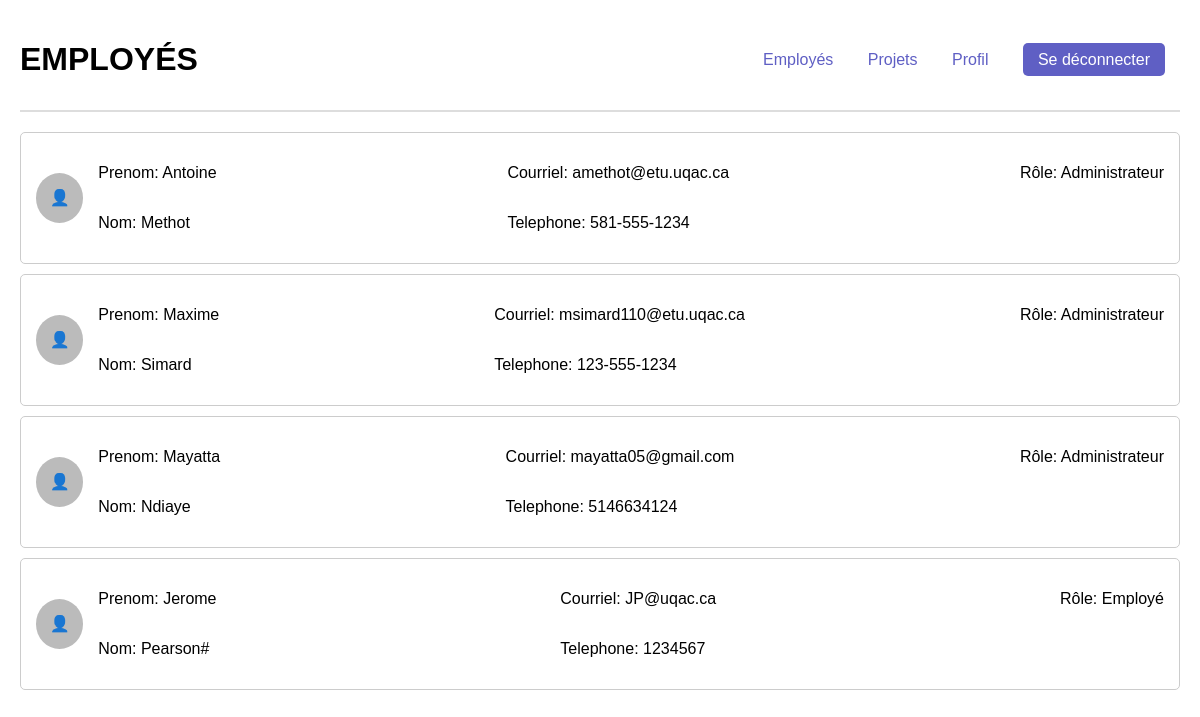
/employes, run on the app's committed database.
### tables this page shows
CREATE TABLE Employee_emp (
    emp_id INTEGER PRIMARY KEY,
    emp_role_id INTEGER NOT NULL,
    emp_nom TEXT NOT NULL,
    emp_prenom TEXT NOT NULL,
    emp_courriel TEXT NOT NULL,
    emp_telephone TEXT,
    emp_motPasse TEXT NOT NULL,
    FOREIGN KEY (emp_role_id) REFERENCES Role_role(role_id)
);

### main.py (the view)
@app.route('/employes', methods=['GET', 'POST'])
def employes():
    listeEmploye = get_employes()
    return render_template('employes.html', employes=listeEmploye)

### main.py (called while the page is built)
def get_db():                           #connexion à la base de données
    conn = sqlite3.connect(DB)
    conn.row_factory = sqlite3.Row  # Allows us to access rows by column name
    return conn

def get_employes():
    conn = get_db()
    cursor = conn.cursor()
    cursor.execute("SELECT emp_id AS id, emp_prenom AS prenom, emp_nom AS nom, emp_courriel AS courriel, emp_telephone AS telephone, emp_role_id AS idRole FROM Employee_emp;")  # Adjust columns as needed
    employes = cursor.fetchall()
    conn.close()
    return employes

### templates/employes.html (shortened to what this page needs)
<!DOCTYPE html>
<html lang="fr">
  <head>
    <link rel="stylesheet" href="../static/css/employes.css" />
  </head>
  <body>
    <header>
      <h1>EMPLOYÉS</h1>
      <nav>
        <a href="employes">Employés</a>
        <a href="listeProjets">Projets</a>
        <a href="profil">Profil</a>
        <a href="/logout" class="logout-button">Se déconnecter</a>
      </nav>
    </header>
    <div class="employee-list">
      {% for employe in employes %}
      <div class="employee-card">
        <div class="employee-avatar">👤</div>
        <div class="employee-details">
          <div class="employee-info">
            <p>Prenom: {{ employe[1] }}</p>
            <p>Nom: {{ employe[2] }}</p>
          </div>
          <div class="employee-info">
            <p>Courriel: {{ employe[3] }}</p>
            <p>Telephone: {{ employe[4] }}</p>
          </div>
          <div class="employee-info">
            <p>
              Rôle: {% if employe[5] == 1 %} Administrateur {% elif employe[5]
              == 2 %} Chef de projet {% elif employe[5] == 3 %} Employé {% endif
              %}
            </p>
          </div>
        </div>
      </div>
      {% endfor %}
    </div>
  </body>
</html>

### static/css/employes.css (style rules this page uses)
body { font-family: Arial, sans-serif; margin: 20px; }
header { display: flex; justify-content: space-between; align-items: center; border-bottom: 2px solid #ddd; padding-bottom: 10px; }
nav a { margin: 0 15px; text-decoration: none; color: #5f5fc4; }
.employee-list { margin-top: 20px; }
.employee-card { display: flex; align-items: center; border: 1px solid #ccc; border-radius: 5px; padding: 15px; margin-bottom: 10px; }
.employee-avatar { width: 50px; height: 50px; background-color: #bbb; border-radius: 50%; display: flex; align-items: center; justify-content: center; margin-right: 15px; }
.employee-details { display: flex; justify-content: space-between; width: 100%; }
.employee-info { display: flex; flex-direction: column; }
.logout-button { background-color: #5f5fc4; color: white; border: none; padding: 8px 15px; border-radius: 5px; cursor: pointer; text-decoration: none; }

### data on the page
Employee_emp: emp_prenom "Antoine", emp_nom "Methot", emp_courriel "amethot@etu.uqac.ca", emp_telephone "581-555-1234", shows "Administrateur"
Employee_emp: emp_prenom "Maxime", emp_nom "Simard", emp_courriel "msimard110@etu.uqac.ca", emp_telephone "123-555-1234", shows "Administrateur"
Employee_emp: emp_prenom "Mayatta", emp_nom "Ndiaye", emp_courriel "mayatta05@gmail.com", emp_telephone "5146634124", shows "Administrateur"
Employee_emp: emp_prenom "Jerome", emp_nom "Pearson#", emp_courriel "JP@uqac.ca", emp_telephone "1234567", shows "Employé"
